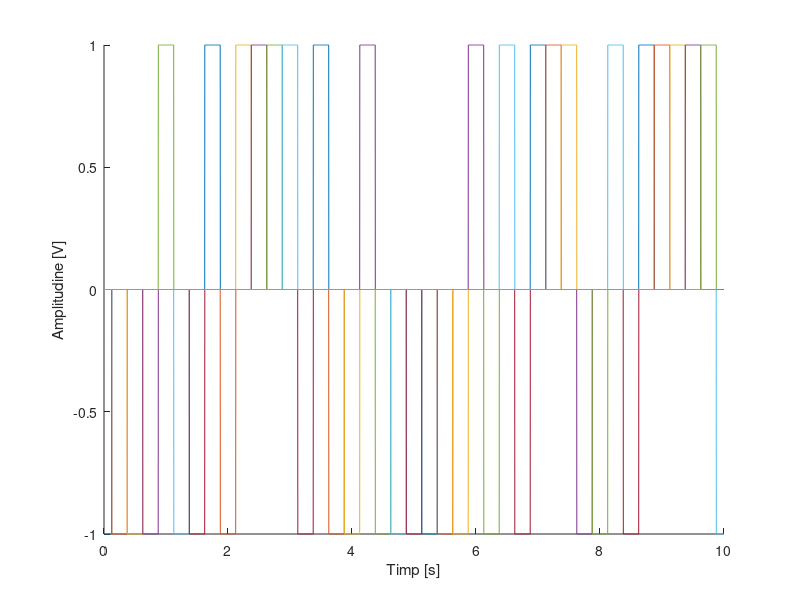
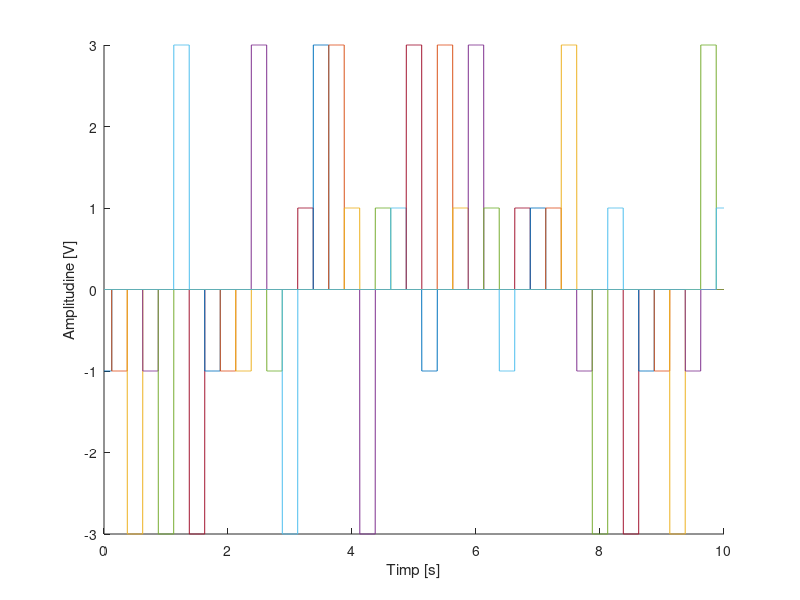
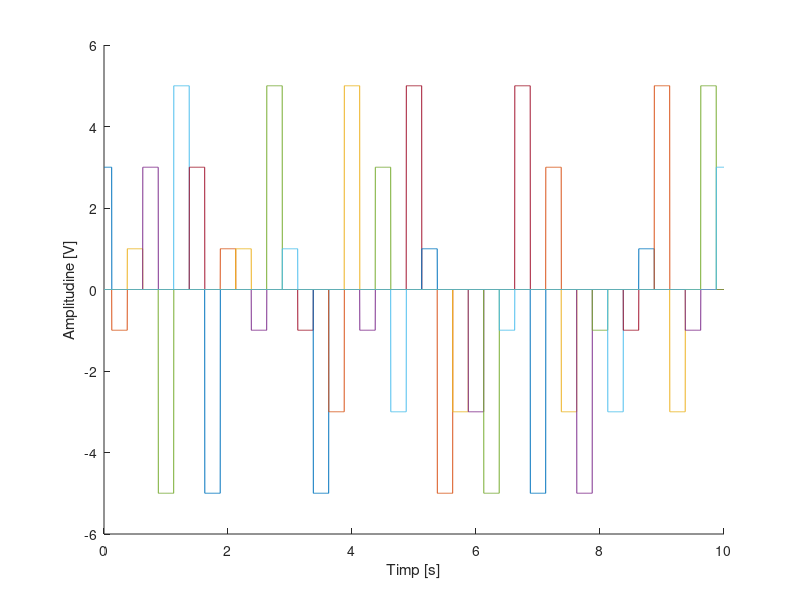
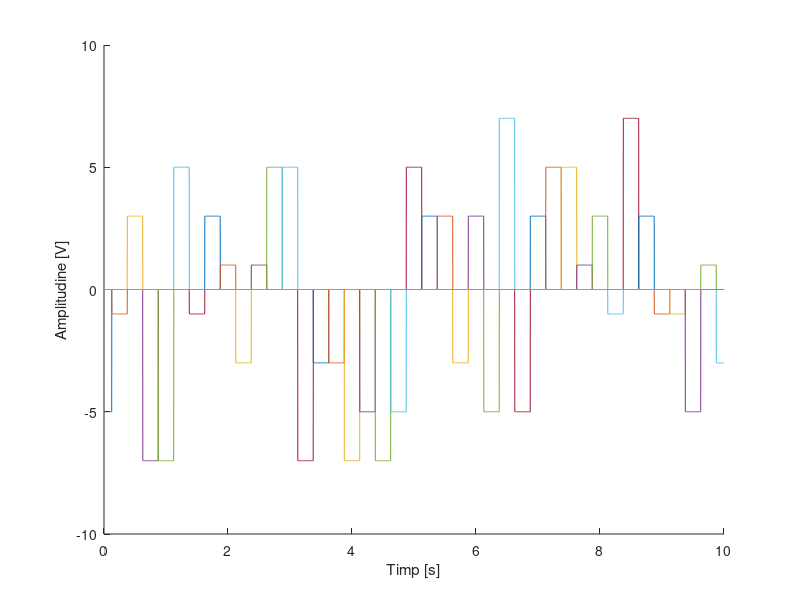

These figures' MATLAB source, in order:
%a)
t1=0:0.002:10;
figure(1)
nivel = [ -1, 1 ]; 
hold on
for n=0:0.25:10
y = datasample(nivel, 1);
plot(t1, y*rectpuls(t1-n, 0.25))
end
xlabel('Timp [s]')
ylabel('Amplitudine [V]')
hold off

%b)
figure(2)
nivel = [ -3, -1, 1, 3 ];
hold on
for n=0:0.25:10
y = datasample(nivel, 1);
plot(t1, y*rectpuls(t1-n, 0.25))
end
xlabel('Timp [s]')
ylabel('Amplitudine [V]')
hold off

%c)
figure(3)
nivel = [ -5, -3, -1, 1, 3, 5 ];
hold on
for n=0:0.25:10
y = datasample(nivel, 1);
plot(t1, y*rectpuls(t1-n, 0.25))
end
xlabel('Timp [s]')
ylabel('Amplitudine [V]')
hold off

%d)
figure(4)
nivel = [ -7, -5, -3, -1, 1, 3, 5, 7];
hold on
for n=0:0.25:10
y = datasample(nivel, 1);
plot(t1, y*rectpuls(t1-n, 0.25))
end
xlabel('Timp [s]')
ylabel('Amplitudine [V]')
hold off

